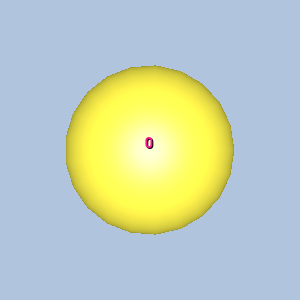

Python code for this plot:
#!/usr/bin/env python

# Render a single vertex linear cell with vertex-ordering labels and
# gold sphere glyphs at the vertices.

# Factory overrides: importing these modules registers the OpenGL rendering
# and interaction style implementations for vtkRenderingCore factory classes.
import vtkmodules.vtkInteractionStyle  # noqa: F401
import vtkmodules.vtkRenderingOpenGL2  # noqa: F401
# VTK pipeline classes used in this example
from vtkmodules.vtkCommonCore import vtkPoints
from vtkmodules.vtkCommonDataModel import (
    vtkUnstructuredGrid,
    vtkVertex,
)
from vtkmodules.vtkFiltersSources import vtkSphereSource
from vtkmodules.vtkRenderingCore import (
    vtkActor,
    vtkActor2D,
    vtkDataSetMapper,
    vtkGlyph3DMapper,
    vtkProperty,
    vtkRenderWindow,
    vtkRenderWindowInteractor,
    vtkRenderer,
    vtkTextProperty,
)
from vtkmodules.vtkRenderingLabel import vtkLabeledDataMapper

# Colors (normalized RGB)
dark_salmon_rgb = (0.914, 0.588, 0.478)
seashell_rgb = (1.0, 0.961, 0.933)
gold_rgb = (1.0, 0.843, 0.0)
yellow_rgb = (1.0, 1.0, 0.0)
deep_pink_rgb = (1.0, 0.078, 0.576)
background_rgb = (0.690, 0.769, 0.871)

# Cell: Vertex
points = vtkPoints()
points.InsertNextPoint(0, 0, 0)
cell = vtkVertex()
cell.GetPointIds().SetId(0, 0)

# Unstructured grid
grid = vtkUnstructuredGrid()
grid.SetPoints(points)
grid.InsertNextCell(cell.GetCellType(), cell.GetPointIds())

# Center the cell at the origin
bounds = grid.GetBounds()
pts = grid.GetPoints()
new_pts = vtkPoints()
new_pts.SetNumberOfPoints(pts.GetNumberOfPoints())
for i in range(pts.GetNumberOfPoints()):
    px, py, pz = pts.GetPoint(i)
    new_pts.SetPoint(i, px - (bounds[0] + bounds[1]) / 2.0,
                     py - (bounds[2] + bounds[3]) / 2.0,
                     pz - (bounds[4] + bounds[5]) / 2.0)
grid.SetPoints(new_pts)

# Cell surface property
cell_surface_property = vtkProperty()
cell_surface_property.SetAmbientColor(dark_salmon_rgb)
cell_surface_property.SetDiffuseColor(seashell_rgb)
cell_surface_property.SetSpecularColor(1.0, 1.0, 1.0)
cell_surface_property.SetSpecular(0.5)
cell_surface_property.SetDiffuse(0.7)
cell_surface_property.SetAmbient(0.5)
cell_surface_property.SetSpecularPower(20.0)
cell_surface_property.SetOpacity(0.9)
cell_surface_property.EdgeVisibilityOn()
cell_surface_property.SetLineWidth(3)

mapper = vtkDataSetMapper()
mapper.SetInputData(grid)
actor = vtkActor()
actor.SetMapper(mapper)
actor.SetProperty(cell_surface_property)

# Vertex labels
label_text_property = vtkTextProperty()
label_text_property.BoldOn()
label_text_property.ShadowOn()
label_text_property.SetJustificationToCentered()
label_text_property.SetColor(deep_pink_rgb)
label_text_property.SetFontSize(14)

label_mapper = vtkLabeledDataMapper()
label_mapper.SetInputData(grid)
label_mapper.SetLabelTextProperty(label_text_property)
label_actor = vtkActor2D()
label_actor.SetMapper(label_mapper)

# Vertex glyphs: gold spheres
sphere = vtkSphereSource()
sphere.SetPhiResolution(21)
sphere.SetThetaResolution(21)
sphere.SetRadius(0.04)

glyph_mapper = vtkGlyph3DMapper()
glyph_mapper.SetInputData(grid)
glyph_mapper.SetSourceConnection(sphere.GetOutputPort())
glyph_mapper.ScalingOn()
glyph_mapper.ScalarVisibilityOff()

point_glyph_property = vtkProperty()
point_glyph_property.SetAmbientColor(gold_rgb)
point_glyph_property.SetDiffuseColor(yellow_rgb)
point_glyph_property.SetSpecularColor(1.0, 1.0, 1.0)
point_glyph_property.SetSpecular(0.5)
point_glyph_property.SetDiffuse(0.7)
point_glyph_property.SetAmbient(0.5)
point_glyph_property.SetSpecularPower(20.0)
point_glyph_property.SetOpacity(1.0)

glyph_actor = vtkActor()
glyph_actor.SetMapper(glyph_mapper)
glyph_actor.SetProperty(point_glyph_property)

# Renderer: assemble the scene and configure the camera
renderer = vtkRenderer()
renderer.AddActor(actor)
renderer.AddActor(label_actor)
renderer.AddActor(glyph_actor)
renderer.SetBackground(background_rgb)

# Window
render_window = vtkRenderWindow()
render_window.AddRenderer(renderer)
render_window.SetWindowName("linear cell vertex")
render_window.SetMultiSamples(0)
render_window.SetSize(300, 300)

# Interactor
render_window_interactor = vtkRenderWindowInteractor()
render_window_interactor.SetRenderWindow(render_window)

# Scene: configure the camera
renderer.ResetCamera()

render_window_interactor.Initialize()
render_window_interactor.Start()
